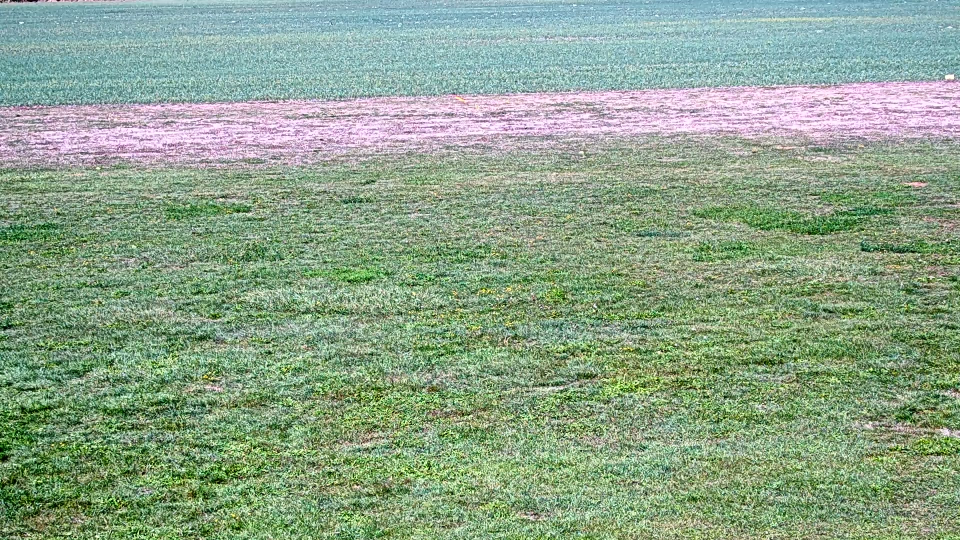
#> input picture config/calibration_frame.jpg, 1920 x 1080 px (shown at 1/2 size)
$ python -i detect.py   (imports and definitions only)
#> lines starting #> are read from the running program, lines starting #| are printed output that depends on the picture
"""Foreground blobs and a small tracker (docs/design.md 3.1).

The camera is fixed, so background subtraction is enough to *find* an
aircraft: MOG2 on a downscaled frame, morphology, contours, size filter. What
comes out is a list of :class:`Blob` per frame, each carrying its silhouette
so the contact-point extraction can work on it without a second pass.

Tracking is nearest-neighbour association against a constant-velocity
prediction. A glider crosses the ~40 m window in about 1.5 s and rarely
shares it with anything else, so SORT-style Kalman machinery would be more
code than problem. The tracker keeps one :class:`Track` per moving object
and hands it back once the object is gone.
"""

from __future__ import annotations

from dataclasses import dataclass, field

import cv2
import numpy as np

# Detection resolution. Half of 1080p keeps a glider silhouette ~200 px wide,
# ample for finding it, at a quarter of the cost.
DEFAULT_SCALE = 0.5

# MOG2 settings. A short history (2 s at 60 fps) means the background adapts
# to lighting changes quickly; a landing is over well before it can absorb an
# aircraft. MOG2's own shadow flag is not used: it misses a hard sunlit
# shadow on grass, so shadows are split off later at full resolution
# (contact.py) and here the shadow simply stays part of the blob.
MOG_HISTORY = 120
MOG_VAR_THRESHOLD = 24

# The camera's auto-exposure reacts to a white aircraft filling part of the
# picture: the whole frame darkens by up to a fifth, right around the
# touchdown. Against an unchanged background model that reads as "every
# pixel is a shadow". Each frame is therefore scaled back to the background's
# exposure before anything compares the two; the gain is the median ratio,
# which the aircraft (a small part of the frame) cannot move. Frames within
# EXPOSURE_TOLERANCE of the background are left alone.
EXPOSURE_WARMUP = 10
EXPOSURE_TOLERANCE = 0.01
EXPOSURE_STEP = 4  # sample every n-th pixel of the detection frame

# Blob filters, in full-resolution pixels.
MIN_BLOB_AREA = 600  # birds and grass flicker are far smaller
# A glider's tail boom is a few pixels thick and often drops out of the
# mask, leaving fin and fuselage as two blobs. Blobs side by side with a gap
# up to this wide, overlapping in height, are one aircraft. A tug is a rope
# length ahead - far more than this.
MERGE_GAP_PX = 80
MAX_MISSES = 5  # frames a track survives without a detection
GATE_PX = 220  # max distance between prediction and detection at 60 fps


@dataclass(slots=True)
class Blob:
    """One foreground region in one frame, in full-resolution coordinates."""

    x: int
    y: int
    w: int
    h: int
    area: float
    mask: np.ndarray  # bool (h_s, w_s) silhouette at detection scale
    scale: float

    @property
    def cx(self) -> float:
        return self.x + self.w / 2

    @property
    def cy(self) -> float:
        return self.y + self.h / 2

    def touches_edge(self, width: int, margin: int = 2) -> bool:
        """Part of the aircraft is outside the frame; its geometry is unreliable."""
        return self.x <= margin or self.x + self.w >= width - margin


class Detector:
    """MOG2 background subtraction returning the moving blobs of each frame."""

    def __init__(
        self,
        *,
        scale: float = DEFAULT_SCALE,
        min_area: float = MIN_BLOB_AREA,
        history: int = MOG_HISTORY,
        var_threshold: float = MOG_VAR_THRESHOLD,
    ) -> None:
        self.scale = scale
        self.min_area = min_area
        self._mog = cv2.createBackgroundSubtractorMOG2(
            history=history, varThreshold=var_threshold, detectShadows=False
        )
        self._kernel = cv2.getStructuringElement(cv2.MORPH_ELLIPSE, (5, 5))
        self.frames_seen = 0
        self._background: np.ndarray | None = None
        self._background_frame = -1
        # Per channel: the current frame's exposure over the background's.
        self.gain = np.ones(3, dtype=np.float32)

    # [11 lines left out: function background, not called in this run]

    def _exposure(self, small: np.ndarray) -> np.ndarray:
        """``small`` brought to the background's exposure; sets ``gain``."""
        self.gain = np.ones(3, dtype=np.float32)
        if self.frames_seen < EXPOSURE_WARMUP:
            return small
        back = self._mog.getBackgroundImage()
        if back is None or back.shape != small.shape:
            return small
        s = EXPOSURE_STEP
        now = small[::s, ::s].reshape(-1, 3).astype(np.float32) + 1.0
        was = back[::s, ::s].reshape(-1, 3).astype(np.float32) + 1.0
        gain = np.median(now / was, axis=0).astype(np.float32)
        if np.all(np.abs(gain - 1.0) <= EXPOSURE_TOLERANCE):
            return small
        self.gain = gain
        return np.clip(small / gain, 0, 255).astype(np.uint8)

    def apply(self, frame: np.ndarray) -> list[Blob]:
        """Blobs of one BGR frame, largest first."""
        if self.scale != 1.0:
            small = cv2.resize(
                frame, None, fx=self.scale, fy=self.scale, interpolation=cv2.INTER_AREA
            )
        else:
            small = frame
        small = self._exposure(small)
        mask = self._mog.apply(small)
        self.frames_seen += 1

        mask = cv2.morphologyEx(mask, cv2.MORPH_OPEN, self._kernel)
        # Two closings bridge the thin wing and the fuselage into one region.
        mask = cv2.morphologyEx(mask, cv2.MORPH_CLOSE, self._kernel, iterations=2)

        contours, _ = cv2.findContours(mask, cv2.RETR_EXTERNAL, cv2.CHAIN_APPROX_SIMPLE)
        inv = 1.0 / self.scale
        # (x0, y0, x1, y1, area) at detection scale, merged side by side
        boxes: list[list[float]] = []
        for contour in contours:
            area = cv2.contourArea(contour) * inv * inv
            if area < self.min_area:
                continue
            xs, ys, ws, hs = cv2.boundingRect(contour)
            boxes.append([xs, ys, xs + ws, ys + hs, area])
        boxes = _merge_side_by_side(boxes, MERGE_GAP_PX * self.scale)
        blobs: list[Blob] = []
        for x0, y0, x1, y1, area in boxes:
            xs, ys, xe, ye = int(x0), int(y0), int(x1), int(y1)
            blobs.append(
                Blob(
                    x=int(round(xs * inv)),
                    y=int(round(ys * inv)),
                    w=int(round((xe - xs) * inv)),
                    h=int(round((ye - ys) * inv)),
                    area=float(area),
                    mask=mask[ys:ye, xs:xe] > 0,
                    scale=self.scale,
                )
            )
        blobs.sort(key=lambda b: b.area, reverse=True)
        return blobs


def _merge_side_by_side(boxes: list[list[float]], gap: float) -> list[list[float]]:
    """Union the boxes that overlap in height and are at most ``gap`` apart in x."""
    merged = True
    while merged:
        merged = False
        for i in range(len(boxes)):
            for j in range(i + 1, len(boxes)):
                a, b = boxes[i], boxes[j]
                apart = max(a[0], b[0]) - min(a[2], b[2])
                overlap = min(a[3], b[3]) - max(a[1], b[1])
                if apart <= gap and overlap > 0:
                    boxes[i] = [
                        min(a[0], b[0]),
                        min(a[1], b[1]),
                        max(a[2], b[2]),
                        max(a[3], b[3]),
                        a[4] + b[4],
                    ]
                    del boxes[j]
                    merged = True
                    break
            if merged:
                break
    return boxes


@dataclass(slots=True)
class Observation:
    """A blob assigned to a track at a given frame.

    The per-frame measurements are filled in by the pipeline right after
    association, while the frame is still in hand; the blob's coarse mask is
    then no longer needed.
    """

    index: int  # absolute frame counter of the pipeline
    blob: Blob
    clipped: bool = False
    profile: object | None = None  # contact.View, once measured


@dataclass(slots=True)
class Track:
    """One moving object across consecutive frames."""

    id: int
    observations: list[Observation] = field(default_factory=list)
    misses: int = 0

    @property
    def last(self) -> Observation:
        return self.observations[-1]

    @property
    def first_index(self) -> int:
        return self.observations[0].index

    @property
    def last_index(self) -> int:
        return self.observations[-1].index

    @property
    def peak_area(self) -> float:
        return max(o.blob.area for o in self.observations)

    # [21 lines left out: functions velocity, predict, span_px, not called in this run]


class Tracker:
    """Associates blobs frame to frame and releases finished tracks."""

    # [45 lines left out: functions __init__, update, flush, not called in this run]

>>> import cv2
>>> picture = cv2.imread('../../../config/calibration_frame.jpg')
#> picture is the input picture: shape (1080, 1920, 3); mean B, G, R 137.9, 163.5, 140.1
>>> result = Detector().apply(picture)
#> in apply, `small = cv2.resize( frame, None, fx=self.scale, fy=self.scale, interpo..`:
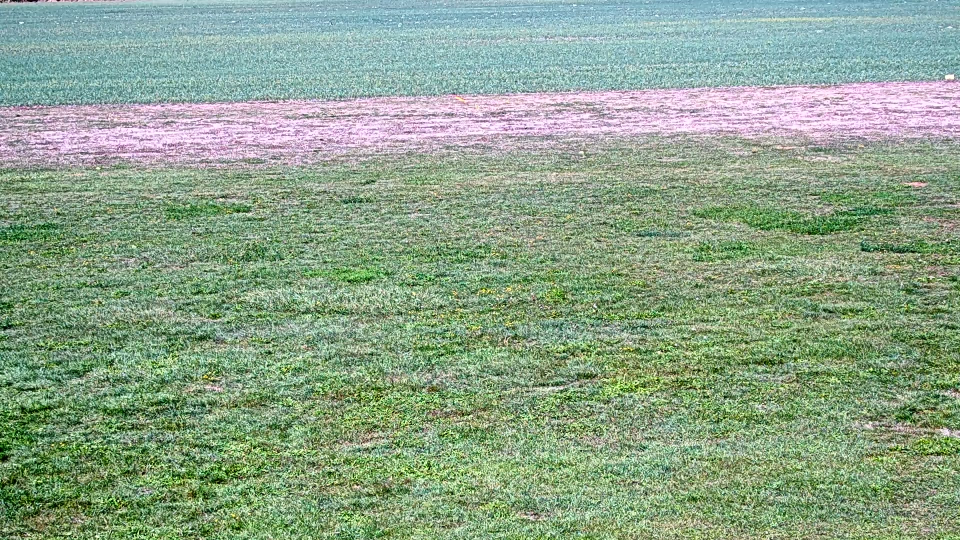
#> small: shape (540, 960, 3); mean B, G, R 138, 163.6, 140.2
#> in apply, `mask = self._mog.apply(small)`: mask: shape (540, 960); every value is 255
#> in apply, `contours, _ = cv2.findContours(mask, cv2.RETR_EXTERNAL, cv2.CHAIN_APPR..`: contours = [[[0, 0], [0, 539], [959, 539], [959, 0]]]
#> the loop in apply, `for contour in contours:` made 1 pass
#> (contour, area, xs, ys, ws, hs) on pass 1: ([[0, 0], [0, 539], [959, 539], [959, 0]], 2067604, 0, 0, 960, 540)
#> after the loop in apply, `for contour in contours:`: boxes = [[0, 0, 960, 540, 2067604]]
#> the loop in apply, `for x0, y0, x1, y1, area in boxes:` made 1 pass
#> (x0, y0, x1, y1, area, xs, ys, xe) on pass 1: (0, 0, 960, 540, 2067604, 0, 0, 960)
#> after the loop in apply, `for x0, y0, x1, y1, area in boxes:`: blobs = 1 item
#> result = 1 item
